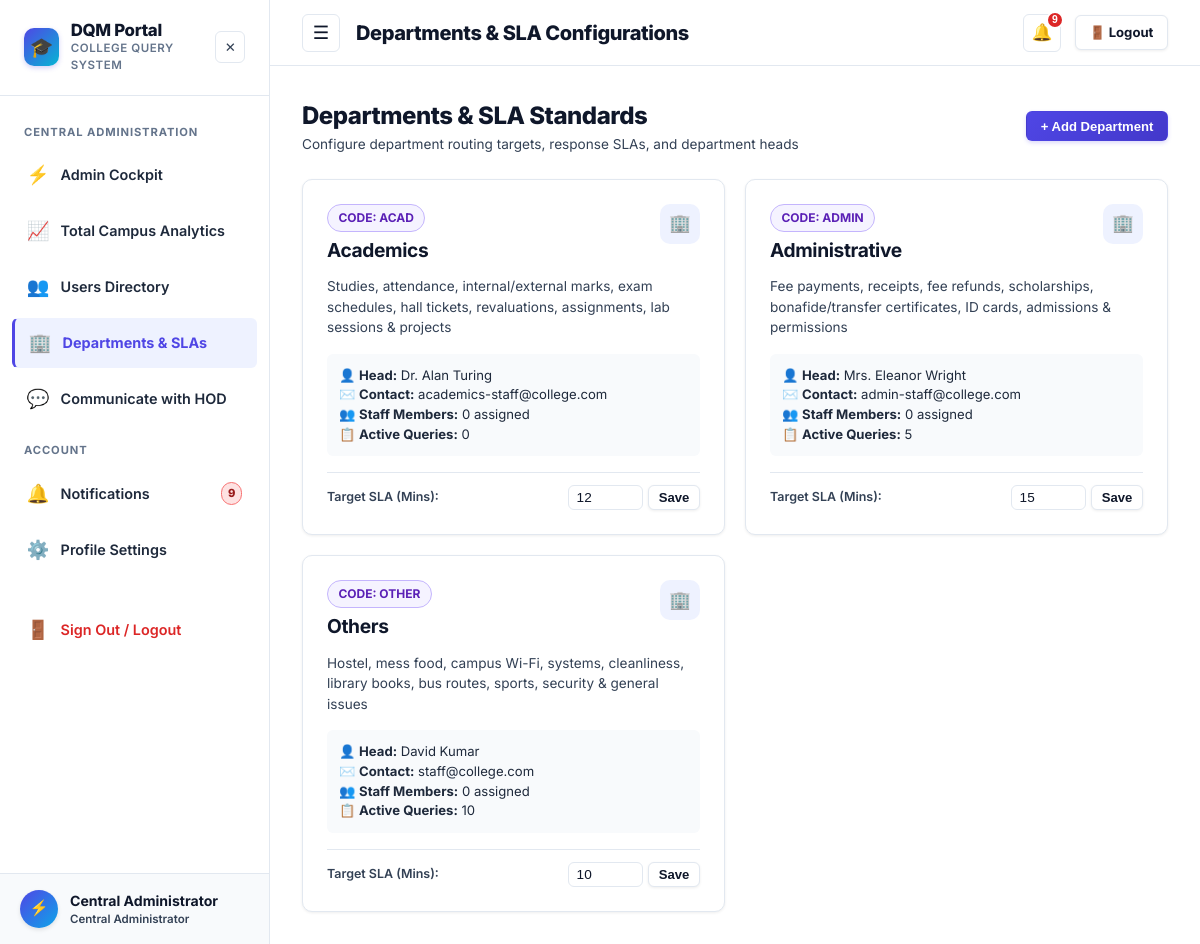
Page /admin/departments (signed in) on the committed database.
### tables this page shows
CREATE TABLE users (
    id INTEGER PRIMARY KEY AUTOINCREMENT,
    name TEXT DEFAULT 'Anonymous User',
    email TEXT NOT NULL UNIQUE,
    password_hash TEXT NOT NULL,
    role TEXT NOT NULL DEFAULT 'student',
    level TEXT,
    department TEXT,
    course TEXT,
    year INTEGER,
    phone TEXT,
    roll_no TEXT,
    designation TEXT,
    is_active INTEGER DEFAULT 1,
    last_active_at TIMESTAMP DEFAULT CURRENT_TIMESTAMP,
    created_at TIMESTAMP DEFAULT CURRENT_TIMESTAMP
);

CREATE TABLE departments (
    id INTEGER PRIMARY KEY AUTOINCREMENT,
    name TEXT NOT NULL UNIQUE,
    code TEXT NOT NULL UNIQUE,
    description TEXT,
    icon TEXT DEFAULT 'building',
    head_name TEXT,
    contact_email TEXT,
    avg_response_minutes INTEGER DEFAULT 15,
    created_at TIMESTAMP DEFAULT CURRENT_TIMESTAMP
);

### app.py (the view, shortened to what this page needs)
@app.route('/admin/departments', methods=['GET', 'POST'])
@login_required
@role_required(['admin'])
def admin_departments():
    db = get_db()
    departments = db.execute("""
        SELECT d.*,
               (SELECT COUNT(*) FROM queries WHERE department = d.name) as query_count,
               (SELECT COUNT(*) FROM users WHERE department = d.name AND role = 'staff') as staff_count
        FROM departments d
        ORDER BY d.name ASC
    """).fetchall()
    return render_template('departments.html', departments=departments)

### app.py (called while the page is built)
@app.after_request
def add_cache_headers(response):
    if request.path.startswith('/static/'):
        response.headers['Cache-Control'] = 'public, max-age=86400'
    return response

def login_required(f):
    @wraps(f)
    def decorated_function(*args, **kwargs):
        user = get_current_user()
        if not user:
            session.clear()
            flash('Please log in to access this page.', 'warning')
            return redirect(url_for('login', next=request.url))
        return f(*args, **kwargs)
    return decorated_function

def role_required(allowed_roles):
    def decorator(f):
        @wraps(f)
        def decorated_function(*args, **kwargs):
            user = get_current_user()
            if not user:
                session.clear()
                flash('Please log in to access this page.', 'warning')
                return redirect(url_for('login'))
            if user['role'] not in allowed_roles and user['role'] not in ['admin', 'principal']:
                flash('You do not have permission to access that resource.', 'danger')
                return redirect(url_for('dashboard'))
            return f(*args, **kwargs)
        return decorated_function
    return decorator

def get_current_user():
    if hasattr(g, '_current_user'):
        return g._current_user
    if 'user_id' in session:
        db = get_db()
        user = db.execute('SELECT * FROM users WHERE id = ?', (session['user_id'],)).fetchone()
        if not user or not user['is_active']:
            session.clear()
            g._current_user = None
            return None
        g._current_user = dict(user)
        return g._current_user
    g._current_user = None
    return None

### templates/departments.html (shortened to what this page needs)
{% extends 'base.html' %}
{% block page_title %}Departments & SLA Configurations{% endblock %}
{% block content %}
<div style="max-width: 1200px; margin: 0 auto;">
  <div style="display: flex; justify-content: space-between; align-items: center; margin-bottom: 1.5rem; flex-wrap: wrap; gap: 1rem;">
    <div>
      <h1 style="font-size: 1.5rem; font-weight: 800; color: var(--text-main); margin: 0;">Departments & SLA Standards</h1>
      <p style="font-size: 0.85rem; color: var(--text-muted); margin: 0;">Configure department routing targets, response SLAs, and department heads</p>
    </div>
    <button type="button" class="btn btn-primary btn-sm" onclick="document.getElementById('createDeptModal').style.display='block'">
      + Add Department
    </button>
  </div>
  <div style="display: grid; grid-template-columns: repeat(auto-fit, minmax(320px, 1fr)); gap: 1.25rem;">
    {% for d in departments %}
    <div class="card" style="display: flex; flex-direction: column; justify-content: space-between;">
      <div>
        <div style="display: flex; justify-content: space-between; align-items: flex-start; margin-bottom: 0.75rem;">
          <div>
            <span class="badge badge-status-assigned" style="margin-bottom: 4px;">CODE: {{ d.code }}</span>
            <h2 style="font-size: 1.2rem; font-weight: 700; color: var(--text-main);">{{ d.name }}</h2>
          </div>
          <div class="stat-icon primary" style="width: 40px; height: 40px; font-size: 1.1rem;">🏢</div>
        </div>
        <p style="font-size: 0.85rem; color: var(--text-muted); margin-bottom: 1rem; line-height: 1.5;">
          {{ d.description or 'Handles departmental queries.' }}
        </p>
        <div style="background: #f8fafc; padding: 0.75rem; border-radius: var(--radius-sm); font-size: 0.82rem; margin-bottom: 1rem;">
          <div>👤 <strong>Head:</strong> {{ d.head_name or 'Not Assigned' }}</div>
          <div>✉️ <strong>Contact:</strong> {{ d.contact_email or 'N/A' }}</div>
          <div>👥 <strong>Staff Members:</strong> {{ d.staff_count }} assigned</div>
          <div>📋 <strong>Active Queries:</strong> {{ d.query_count }}</div>
        </div>
      </div>
      <form method="POST" action="{{ url_for('admin_departments') }}" style="border-top: 1px solid var(--border-color); padding-top: 0.75rem; display: flex; align-items: center; justify-content: space-between; gap: 0.5rem;">
        <div style="font-size: 0.78rem; font-weight: 600; color: var(--text-muted);">
          Target SLA (Mins):
        </div>
        <div style="display: flex; gap: 0.35rem; align-items: center;">
          <input type="number" name="avg_response_minutes" value="{{ d.avg_response_minutes }}" class="form-control" style="width: 75px; padding: 0.25rem 0.5rem; font-size: 0.85rem;">
          <button type="submit" class="btn btn-secondary btn-sm" style="padding: 0.25rem 0.6rem;">Save</button>
        </div>
      </form>
    </div>
    {% endfor %}
  </div>
</div>
{% endblock %}

### templates/base.html (shortened to what this page needs)
<!DOCTYPE html>
<html lang="en">
<head>
  <link rel="stylesheet" href="{{ url_for('static', filename='css/style.css') }}">
</head>
<body data-user-role="{{ current_user.role if current_user else '' }}" data-user-dept="{{ current_user.department if current_user else '' }}" data-user-id="{{ current_user.id if current_user else '' }}">
  <div class="app-container">
    {% if current_user %}
    <aside class="sidebar" id="appSidebar">
      <div class="sidebar-header">
        <a href="{{ url_for('index') }}" class="sidebar-brand-wrapper" style="text-decoration: none; color: inherit;">
          <div class="sidebar-logo">🎓</div>
          <div class="sidebar-brand">
            <h2>DQM Portal</h2>
            <p>College Query System</p>
          </div>
        </a>
        <button type="button" class="sidebar-close-btn" id="sidebarCloseBtn" title="Close Navigation" aria-label="Close Navigation">
          ✕
        </button>
      </div>
      <nav class="sidebar-nav">
        {% if current_user.role == 'principal' %}
        <div class="nav-section-title">Principal Navigation</div>
        <a href="{{ url_for('department_dashboard', dept='Others', view='received') }}" class="nav-item {% if request.endpoint == 'department_dashboard' and (request.args.get('view') in ['received', 'all'] or not request.args.get('view')) %}active{% endif %}">
          <span class="icon">📥</span> Received Queries
        </a>
        <a href="{{ url_for('department_dashboard', view='assigned') }}" class="nav-item {% if request.endpoint == 'department_dashboard' and request.args.get('view') == 'assigned' %}active{% endif %}">
          <span class="icon">🏛️</span> Handled by Principal
        </a>
        <a href="{{ url_for('admin_analytics') }}" class="nav-item {% if request.endpoint in ['admin_analytics', 'hod_analytics'] %}active{% endif %}">
          <span class="icon">📊</span> Analysis
        </a>
        <a href="{{ url_for('admin_users') }}" class="nav-item {% if request.endpoint == 'admin_users' %}active{% endif %}">
          <span class="icon">👥</span> Users
        </a>
        <a href="{{ url_for('admin_communicate_hod') }}" class="nav-item {% if request.endpoint == 'admin_communicate_hod' %}active{% endif %}">
          <span class="icon">💬</span> Communicate with HOD
        </a>
        {% else %}
        {% if current_user.role == 'admin' %}
        <div class="nav-section-title">Central Administration</div>
        <a href="{{ url_for('admin_dashboard') }}" class="nav-item {% if request.endpoint == 'admin_dashboard' %}active{% endif %}">
          <span class="icon">⚡</span> Admin Cockpit
        </a>
        <a href="{{ url_for('admin_analytics') }}" class="nav-item {% if request.endpoint == 'admin_analytics' %}active{% endif %}">
          <span class="icon">📈</span> Total Campus Analytics
        </a>
        <a href="{{ url_for('admin_users') }}" class="nav-item {% if request.endpoint == 'admin_users' %}active{% endif %}">
          <span class="icon">👥</span> Users Directory
        </a>
        <a href="{{ url_for('admin_departments') }}" class="nav-item {% if request.endpoint == 'admin_departments' %}active{% endif %}">
          <span class="icon">🏢</span> Departments & SLAs
        </a>
        <a href="{{ url_for('admin_communicate_hod') }}" class="nav-item {% if request.endpoint == 'admin_communicate_hod' %}active{% endif %}">
          <span class="icon">💬</span> Communicate with HOD
        </a>
        {% endif %}
        {% endif %}
        <div class="nav-section-title">Account</div>
        <a href="{{ url_for('notifications') }}" class="nav-item {% if request.endpoint == 'notifications' %}active{% endif %}">
          <span class="icon">🔔</span> Notifications
          {% if unread_notifications_count > 0 %}
          <span class="badge badge-urgent" style="margin-left: auto; padding: 2px 6px; font-size: 0.7rem;">{{ unread_notifications_count }}</span>
          {% endif %}
        </a>
        <a href="{{ url_for('profile') }}" class="nav-item {% if request.endpoint == 'profile' %}active{% endif %}">
          <span class="icon">⚙️</span> Profile Settings
        </a>
        <a href="{{ url_for('logout') }}" class="nav-item nav-item-logout" style="margin-top: 1.5rem;">
          <span class="icon">🚪</span> Sign Out / Logout
        </a>
      </nav>
      <div class="sidebar-footer">
        <div class="user-avatar-circle">
          {% if current_user.role == 'student' %}👨‍🎓{% elif current_user.role == 'hod' %}🎓{% elif current_user.role == 'ao' %}🏢{% elif current_user.role == 'office_staff' %}💼{% elif current_user.role == 'principal' %}🏛️{% elif current_user.role in ['staff', 'faculty'] %}👩‍🏫{% else %}⚡{% endif %}
        </div>
        <div style="flex-grow: 1; overflow: hidden;">
          <div style="font-size: 0.88rem; font-weight: 700; color: var(--text-main); white-space: nowrap; overflow: hidden; text-overflow: ellipsis;">
            {% if current_user.role == 'student' %}Student
            {% elif current_user.role == 'office_staff' %}Office Staff
            {% elif current_user.role in ['staff', 'faculty'] %}Department Staff
            {% elif current_user.role == 'hod' %}Head of Dept (HOD)
            {% elif current_user.role == 'ao' %}Administrative Officer (AO)
            {% elif current_user.role == 'principal' %}Principal
            {% else %}Central Administrator{% endif %}
          </div>
          <div style="font-size: 0.72rem; color: var(--text-muted); font-weight: 600;">
            {% if current_user.role == 'student' %}
              {{ current_user.course or 'Campus' }}{% if current_user.year %} (Yr {{ current_user.year }}){% endif %}
            {% elif current_user.role in ['ao', 'principal', 'admin'] %}
              {{ current_user.designation or 'Campus Administration' }}
            {% elif current_user.role == 'office_staff' %}
              Administrative Department
            {% else %}
              {{ current_user.department or 'Campus Support' }}
            {% endif %}
          </div>
        </div>
      </div>
    </aside>
    {% endif %}
    <div class="main-content">
      {% if current_user %}
      <header class="topbar">
        <div class="topbar-left">
          <button class="sidebar-toggle-btn" id="sidebarToggle" title="Toggle Navigation Menu" aria-label="Toggle Navigation Menu">
            ☰
          </button>
          <div class="topbar-title">{% block page_title %}Dashboard{% endblock %}</div>
        </div>
        <div class="topbar-right">
          <div class="notif-wrapper">
            <button class="notif-btn" id="notifBtn" aria-label="Notifications" title="Notifications">
              🔔
              {% if unread_notifications_count > 0 %}
              <span class="notif-badge">{{ unread_notifications_count }}</span>
              {% endif %}
            </button>
          </div>
          <a href="{{ url_for('logout') }}" class="btn btn-secondary btn-sm" title="Sign Out of Portal" style="font-weight: 700;">
            🚪 Logout
          </a>
        </div>
      </header>
      {% endif %}
      <main class="page-body">
        {% block content %}{% endblock %}
      </main>
    </div>
  </div>
</body>
</html>

### rows in the picture
users: designation "Central Administrator"
departments: code "ACAD", name "Academics", description "Studies, attendance, internal/external marks, exam schedules, hall tickets, revaluations, assignments, lab sessions & projects", head_name "Dr. Alan Turing", contact_email "academics-staff@college.com", staff_count "0", query_count "0", avg_response_minutes "12"
departments: code "ADMIN", name "Administrative", description "Fee payments, receipts, fee refunds, scholarships, bonafide/transfer certificates, ID cards, admissions & permissions", head_name "Mrs. Eleanor Wright", contact_email "admin-staff@college.com", staff_count "0", query_count "5", avg_response_minutes "15"
departments: code "OTHER", name "Others", description "Hostel, mess food, campus Wi-Fi, systems, cleanliness, library books, bus routes, sports, security & general issues", head_name "David Kumar", contact_email "staff@college.com", staff_count "0", query_count "10", avg_response_minutes "10"

### other values in the picture
{{ unread_notifications_count }} "9"
